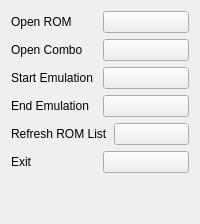
             <widget class="QWidget" name="fileMenuTab">
              <attribute name="title">
               <string>File</string>
              </attribute>
              <layout class="QVBoxLayout" name="verticalLayout_35">
               <item>
                <layout class="QHBoxLayout" name="horizontalLayout_69">
                 <item>
                  <widget class="QLabel" name="label_66">
                   <property name="text">
                    <string>Open ROM</string>
                   </property>
                  </widget>
                 </item>
                 <item>
                  <widget class="KeybindButton" name="openRomKeyButton">
                   <property name="text">
                    <string/>
                   </property>
                  </widget>
                 </item>
                </layout>
               </item>
               <item>
                <layout class="QHBoxLayout" name="horizontalLayout_70">
                 <item>
                  <widget class="QLabel" name="label_67">
                   <property name="text">
                    <string>Open Combo</string>
                   </property>
                  </widget>
                 </item>
                 <item>
                  <widget class="KeybindButton" name="openComboKeyButton">
                   <property name="text">
                    <string/>
                   </property>
                  </widget>
                 </item>
                </layout>
               </item>
               <item>
                <layout class="QHBoxLayout" name="horizontalLayout_71">
                 <item>
                  <widget class="QLabel" name="label_68">
                   <property name="text">
                    <string>Start Emulation</string>
                   </property>
                  </widget>
                 </item>
                 <item>
                  <widget class="KeybindButton" name="startEmuKeyButton">
                   <property name="text">
                    <string/>
                   </property>
                  </widget>
                 </item>
                </layout>
               </item>
               <item>
                <layout class="QHBoxLayout" name="horizontalLayout_72">
                 <item>
                  <widget class="QLabel" name="label_69">
                   <property name="text">
                    <string>End Emulation</string>
                   </property>
                  </widget>
                 </item>
                 <item>
                  <widget class="KeybindButton" name="endEmuKeyButton">
                   <property name="text">
                    <string/>
                   </property>
                  </widget>
                 </item>
                </layout>
               </item>
               <item>
                <layout class="QHBoxLayout" name="horizontalLayout_73">
                 <item>
                  <widget class="QLabel" name="label_70">
                   <property name="text">
                    <string>Refresh ROM List</string>
                   </property>
                  </widget>
                 </item>
                 <item>
                  <widget class="KeybindButton" name="refreshRomListKeyButton">
                   <property name="text">
                    <string/>
                   </property>
                  </widget>
                 </item>
                </layout>
               </item>
               <item>
                <layout class="QHBoxLayout" name="horizontalLayout_74">
                 <item>
                  <widget class="QLabel" name="label_71">
                   <property name="text">
                    <string>Exit</string>
                   </property>
                  </widget>
                 </item>
                 <item>
                  <widget class="KeybindButton" name="exitKeyButton">
                   <property name="text">
                    <string/>
                   </property>
                  </widget>
                 </item>
                </layout>
               </item>
               <item>
                <spacer name="verticalSpacer_13">
                 <property name="orientation">
                  <enum>Qt::Vertical</enum>
                 </property>
                 <property name="sizeHint" stdset="0">
                  <size>
                   <width>20</width>
                   <height>40</height>
                  </size>
                 </property>
                </spacer>
               </item>
              </layout>
             </widget>
